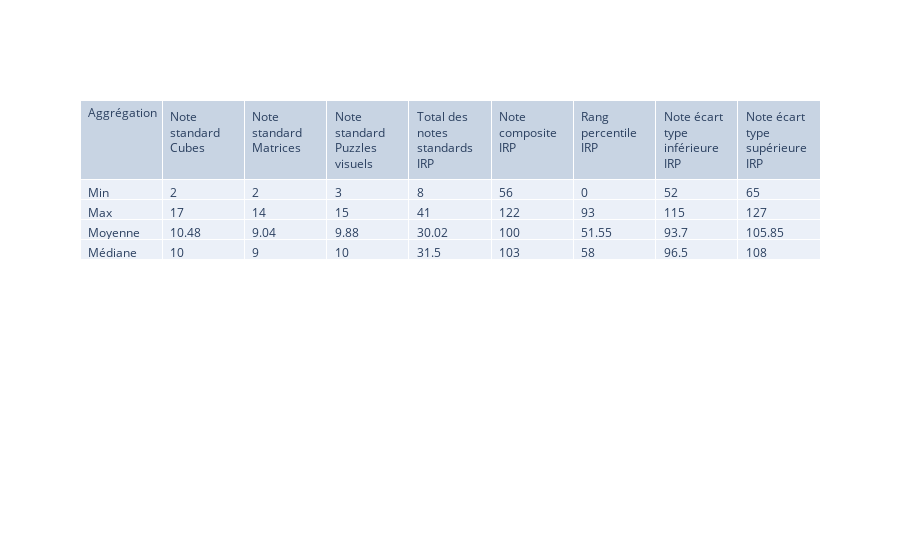

Notebook code for this chart:
### Code cell
fig = go.Figure(data=wais_sub)
fig.show()

### Figure 1 — Plotly figure (JSON) as saved in the notebook; plotly's stock layout.template omitted (floating-point values rounded to 4 significant figures)
{"data": [{"cells": {"align": "left", "values": [["Min", "Max", "Moyenne", "Médiane"], [2, 17, 10.48, 10], [2, 14, 9.04, 9], [3, 15, 9.88, 10], [8, 41, 30.02, 31.5], [56, 122, 100, 103], [0, 93, 51.55, 58], [52, 115, 93.7, 96.5], [65, 127, 105.8, 108]]}, "header": {"align": "left", "values": ["Aggrégation", "Note standard Cubes", "Note standard Matrices", "Note standard Puzzles visuels", "Total des notes standards IRP", "Note composite IRP", "Rang percentile IRP", "Note écart type inférieure IRP", "Note écart type supérieure IRP"]}, "type": "table"}], "layout": {}}
